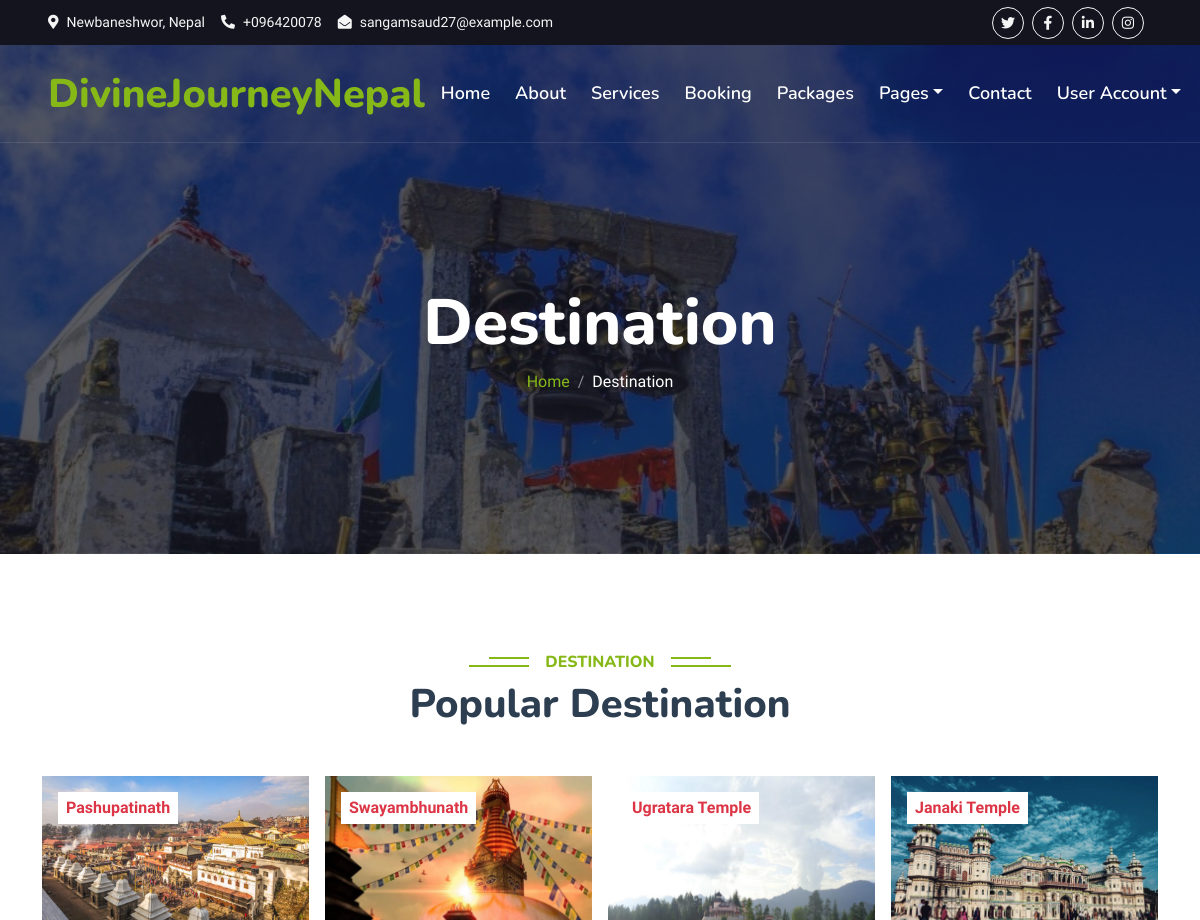
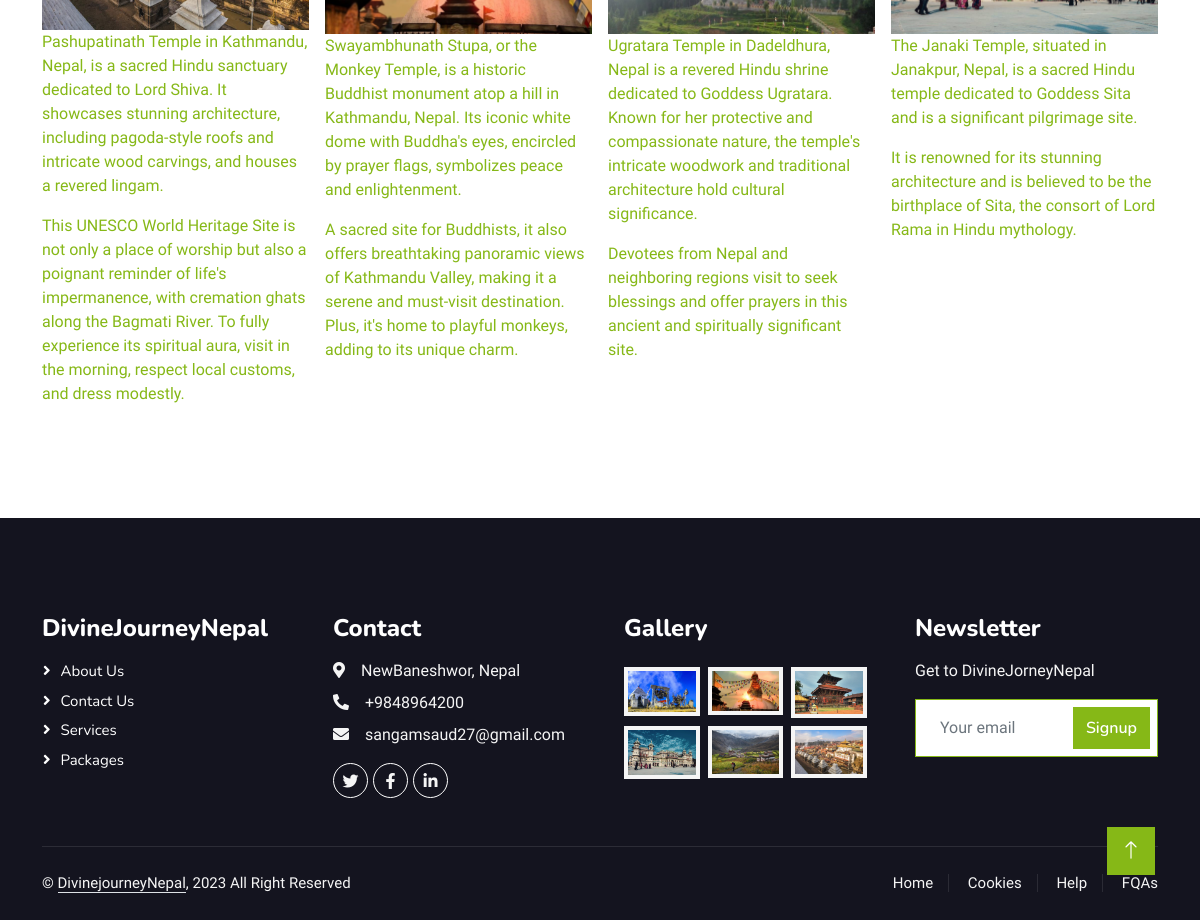
/destination, run on the app's committed database (2 pictures, top to bottom).
### home/models.py (models this page shows, shortened)
class Destination(models.Model):
    title = models.CharField(max_length=300)
    image = models.ImageField(upload_to='media')
    description_1 = models.TextField()
    description_2 = models.TextField()

### home/views.py (the view)
# urls.py: path('destination', destination, name = 'destination'),
def destination(request):
    views = {}
    views['destination'] = Destination.objects.all()
    return render(request ,'destination.html', views)

### templates/destination.html
{% extends 'base.html' %}
{% load static %}
{% block content %}
        <div class="container-fluid bg-primary py-5 mb-5 hero-header">
            <div class="container py-5">
                <div class="row justify-content-center py-5">
                    <div class="col-lg-10 pt-lg-5 mt-lg-5 text-center">
                        <h1 class="display-3 text-white animated slideInDown">Destination</h1>
                        <nav aria-label="breadcrumb">
                            <ol class="breadcrumb justify-content-center">
                                <li class="breadcrumb-item"><a href="/">Home</a></li>
                                <li class="breadcrumb-item text-white active" aria-current="page">Destination</li>
                            </ol>
                        </nav>
                    </div>
                </div>
            </div>
        </div>
    </div>
<div class="container-xxl py-5 destination">
    <div class="container">
        <div class="text-center wow fadeInUp" data-wow-delay="0.1s">
            <h6 class="section-title bg-white text-center text-primary px-3">Destination</h6>
            <h1 class="mb-5">Popular Destination</h1>
        </div>
        <div class="row g-3">
            {% for dest in destination %}
            <div class="col-lg-3 col-md-4 col-sm-6 wow zoomIn" data-wow-delay="0.1s">
                <a class="position-relative d-block overflow-hidden" href="">
                    <img class="img-fluid" src="{{ dest.image.url }}" alt="">
                    <div class="bg-white text-danger fw-bold position-absolute top-0 start-0 m-3 py-1 px-2">{{ dest.title }}</div>
                    <div>
                        <p>{{ dest.description_1}}</p>
                    </div>
                        <p>{{ dest.description_2}}</p>
                </a>
            </div>
            {% endfor %}
        </div>
    </div>
</div>
{% endblock %}

### static/css/style.css (style rules this page uses)
:root { --primary: #86B817; --secondary: #FE8800; --light: #F5F5F5; --dark: #14141F; }
.hero-header { background: linear-gradient(rgba(20, 20, 31, .7), rgba(20, 20, 31, .7)), url(../img/badimalikaa.jpg); background-position: center center; background-repeat: no-repeat; background-size: cover; }
.breadcrumb-item + .breadcrumb-item::before { color: rgba(255, 255, 255, .5); }
.section-title { position: relative; display: inline-block; text-transform: uppercase; }
.section-title::before { position: absolute; content: ""; width: calc(100% + 80px); height: 2px; top: 4px; left: -40px; background: var(--primary); z-index: -1; }
.section-title::after { position: absolute; content: ""; width: calc(100% + 120px); height: 2px; bottom: 5px; left: -60px; background: var(--primary); z-index: -1; }
.destination img { transition: .5s; }

### data on the page
Destination: image (picture), title "Pashupatinath", description_1 "Pashupatinath Temple in Kathmandu, Nepal, is a sacred Hindu sanctuary dedicated to Lord Shiva. It showcases stunning architecture, including pagoda-style roofs and intricate wood carvings, and houses a revered lingam.", description_2 "This UNESCO World Heritage Site is not only a place of worship but also a poignant reminder of life's impermanence, with cremation ghats along the Bagmati River. To fully experience its spiritual aura, visit in the morning, respect local customs, and dress modestly."
Destination: image (picture), title "Swayambhunath", description_1 "Swayambhunath Stupa, or the Monkey Temple, is a historic Buddhist monument atop a hill in Kathmandu, Nepal. Its iconic white dome with Buddha's eyes, encircled by prayer flags, symbolizes peace and enlightenment.", description_2 "A sacred site for Buddhists, it also offers breathtaking panoramic views of Kathmandu Valley, making it a serene and must-visit destination. Plus, it's home to playful monkeys, adding to its unique charm."
Destination: image (picture), title "Ugratara Temple", description_1 "Ugratara Temple in Dadeldhura, Nepal is a revered Hindu shrine dedicated to Goddess Ugratara. Known for her protective and compassionate nature, the temple's intricate woodwork and traditional architecture hold cultural significance.", description_2 "Devotees from Nepal and neighboring regions visit to seek blessings and offer prayers in this ancient and spiritually significant site."
Destination: image (picture), title "Janaki Temple", description_1 "The Janaki Temple, situated in Janakpur, Nepal, is a sacred Hindu temple dedicated to Goddess Sita and is a significant pilgrimage site.", description_2 "It is renowned for its stunning architecture and is believed to be the birthplace of Sita, the consort of Lord Rama in Hindu mythology."
